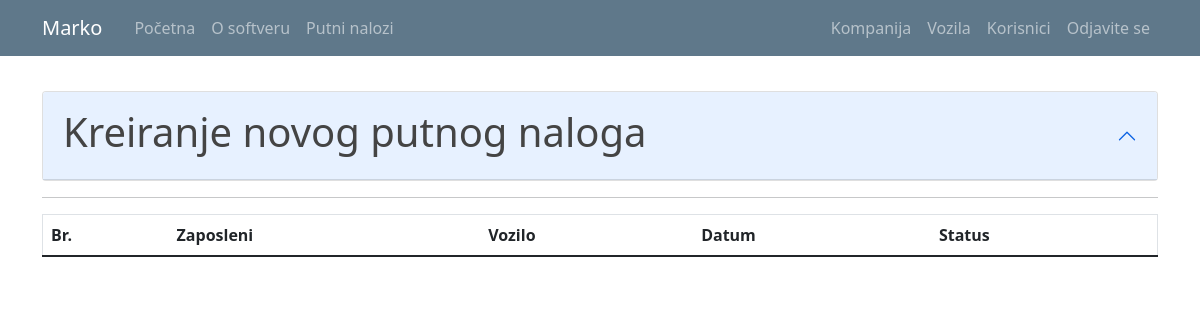
Before: /travel_warrant_list (signed in) with the older database file.
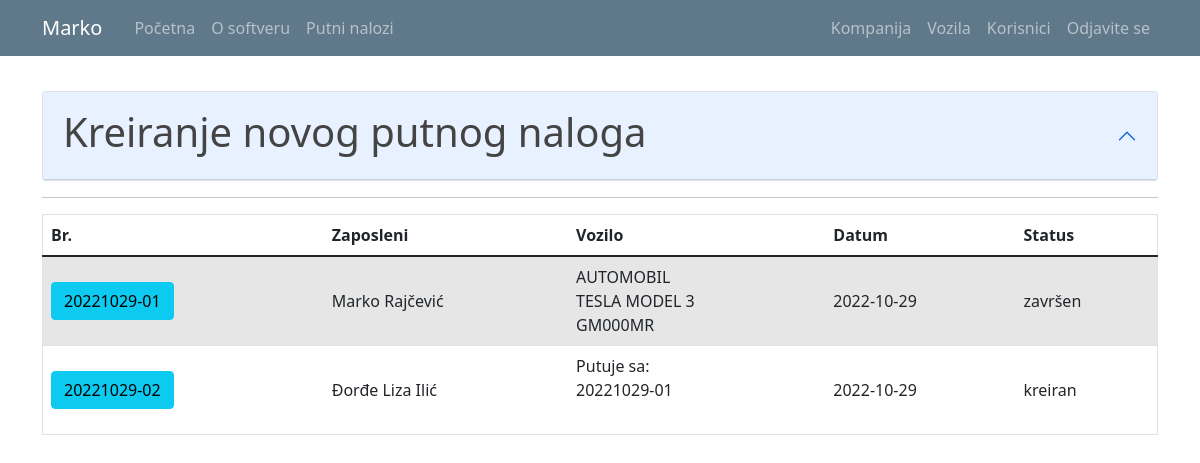
After: the same page with the newer database file.
### putninalozi/models.py (models this page shows, shortened)
class User(db.Model, UserMixin):
    id = db.Column(db.Integer, primary_key=True)
    email = db.Column(db.String(120), unique=True, nullable=False)
    password = db.Column(db.String(60), nullable = False)
    name = db.Column(db.String(20), unique=False, nullable=False)
    surname = db.Column(db.String(20), unique=False, nullable=False)
    gender = db.Column(db.String(1)) #(0, "srednji"), (1, "muški"), (2, "ženski")
    workplace = db.Column(db.String(20), unique=False, nullable=False)
    authorization = db.Column(db.String(10), nullable = False) # ovde treba da budu tipovi korisnika: S_admin, C_admin, C_user
    company_id = db.Column(db.Integer, db.ForeignKey('company.id'), nullable=True)
    default_vehicle = db.Column(db.Integer) #kod radnika koji imaju svoj auto, da bude podrazumevana vrednost id tog vozila
    travelwarrants = db.relationship('TravelWarrant', backref='travelwarrant_user', lazy=True)

class TravelWarrant(db.Model):
    travel_warrant_id = db.Column(db.Integer, primary_key=True)
    travel_warrant_number = db.Column(db.String(50), nullable=False)
    user_id = db.Column(db.Integer, db.ForeignKey('user.id'), nullable=False)
    with_task = db.Column(db.String(50), nullable=False)
    company_id = db.Column(db.Integer, db.ForeignKey('company.id'), nullable=False)
    abroad_contry = db.Column(db.String(50), nullable=True)
    relation = db.Column(db.String(150), nullable=False)
    start_datetime = db.Column(db.DateTime, nullable=True)
    end_datetime = db.Column(db.DateTime, nullable=True)
    vehicle_id = db.Column(db.Integer, db.ForeignKey('vehicle.id'), nullable=True)
    together_with = db.Column(db.String(50), nullable=True)
    personal_type = db.Column(db.String(50), nullable=True)
    personal_brand = db.Column(db.String(50), nullable=True)
    personal_registration = db.Column(db.String(12), nullable=True)
    other = db.Column(db.String(50), nullable=True) #avion, bus, taksi...
    advance_payment = db.Column(db.Integer, nullable=True)
    advance_payment_currency = db.Column(db.String(5), nullable=False)
    daily_wage = db.Column(db.Integer, nullable=False)
    daily_wage_currency = db.Column(db.String(5), nullable=False)
    costs_pays = db.Column(db.String(50), nullable=False)
    km_start = db.Column(db.Integer, nullable=True)
    km_end = db.Column(db.Integer, nullable=True)
    status = db.Column(db.String(15), nullable=False)
    file_name = db.Column(db.String(100), nullable=True) #za PDF fajl
    text_form = db.Column(db.String(1000), nullable=True) #za tekst forme iz pdf fajla
    expenses = db.relationship('TravelWarrantExpenses', backref='trawelwarrantexpenses_travelwarrant', lazy=True)

class Vehicle(db.Model):
    id = db.Column(db.Integer, primary_key=True)
    vehicle_type = db.Column(db.String(10), nullable = False)
    vehicle_brand = db.Column(db.String(10), nullable = False)
    vehicle_registration = db.Column(db.String(12), nullable = False)
    company_id = db.Column(db.Integer, db.ForeignKey('company.id'), nullable=False)
    travelwarrants = db.relationship('TravelWarrant', backref='travelwarrant_vehicle', lazy=True)

### putninalozi/travel_warrants/routes.py (the view)
@travel_warrants.route("/travel_warrant_list", methods=['GET', 'POST'])
def travel_warrant_list():
    if not current_user.is_authenticated:
        flash('Da bi ste pristupili ovoj stranici treba da budete ulogovani.', 'danger')
        return redirect(url_for('users.login'))
    warrants = TravelWarrant.query.all()
    form = PreCreateTravelWarrantForm()
    form.user_id.choices = [(0, '----------')] + [(u.id, u.name+ " " + u.surname) for u in db.session.query(User.id,User.name,User.surname).filter_by(company_id=current_user.user_company.id).order_by('name').all()]
    if form.validate_on_submit():
        korisnik_id = form.user_id.data
        datum = form.start_datetime.data
        return redirect(url_for('travel_warrants.register_tw',korisnik_id=korisnik_id, datum=datum))
    return render_template('travel_warrant_list.html', title='Travel Warrants', warrants=warrants, form=form)

### putninalozi/models.py (called while the page is built)
@login_manager.user_loader
def load_user(user_id):
    return User.query.get(int(user_id))

### putninalozi/templates/travel_warrant_list.html (shortened to what this page needs)
{% extends "layout.html" %}
{% block content %}
{% if current_user.authorization != 'c_user' %}
<form method="POST" action="">
  <div id="accordionZero">
    <br>
    <div class="accordion" id="accordionZero">
      <div class="accordion-item">
        <div class="accordion-header" id="headingZero">
          <button type="button" class="accordion-button" data-toggle="collapse" data-target="#collapseZero" aria-expanded="false" aria-controls="collapseZero">
            <h1>Kreiranje novog putnog naloga</h1>
          </button>
        </div>
      </div>
    </div>
  </div>
{% endif %}
<hr>
<table id="data" border="1" class="table table-striped">
  {% if current_user.authorization == 's_admin' %}
    <thead>
      <tr id="header">
        <th>Br.</th>
        <th>Kompanija</th>
        <th>Zaposleni</th>
        <th>Vozilo</th>
        <th>Status</th>
      </tr>
    </thead>
    <tbody>
      {% for warrant in warrants %}
        <tr>
          <td class="align-middle"> <a class="mr-2 btn btn-info" href="{{ url_for('travel_warrants.travel_warrant_profile', warrant_id=warrant.travel_warrant_id) }}" role="button" title="Uredi Putni Nalog"> {{ warrant.travel_warrant_number }} </a> </td>
          <td class="align-middle"> {{ warrant.travelwarrant_company.companyname }} </td>
          <td class="align-middle"> {{ warrant.travelwarrant_user.name }} {{ warrant.travelwarrant_user.surname }} </td>
          <td class="align-middle"> {% if warrant.together_with %} Putuje sa: <br> {{warrant.together_with}} {% endif %} {{ warrant.other }} {{ warrant.personal_type }} {{ warrant.travelwarrant_vehicle.vehicle_type }} <br> {{warrant.travelwarrant_vehicle.vehicle_brand}} <br> {{warrant.travelwarrant_vehicle.vehicle_registration}} </td>
          <td class="align-middle"> {{ warrant.status }} </td>
        </tr>
      {% endfor %}
    </tbody>
  {% elif current_user.authorization == 'c_admin' %}
    <thead>
      <tr id="header">
        <th>Br.</th>
        <th>Zaposleni</th>
        <th>Vozilo</th>
        <th>Datum</th>
        <th>Status</th>
      </tr>
    </thead>
    <tbody>
      {% for warrant in warrants %}
        {% if current_user.user_company.id == warrant.travelwarrant_company.id %}
          <tr>
            <td class="align-middle"> <a class="mr-2 btn btn-info" href="{{ url_for('travel_warrants.travel_warrant_profile', warrant_id=warrant.travel_warrant_id) }}" role="button" title="Uredi Putni Nalog"> {{ warrant.travel_warrant_number }} </a> </td>
            <td class="align-middle"> {{ warrant.travelwarrant_user.name }} {{ warrant.travelwarrant_user.surname}} </td>
            <td class="align-middle"> {% if warrant.together_with %} Putuje sa: <br> {{warrant.together_with}} {% endif %} {{ warrant.other }} {{ warrant.personal_type }} {{ warrant.travelwarrant_vehicle.vehicle_type }} <br> {{warrant.travelwarrant_vehicle.vehicle_brand}} <br> {{warrant.travelwarrant_vehicle.vehicle_registration}} </td>
            <td class="align-middle"> {{ warrant.start_datetime.date() }} </td>
            <td class="align-middle"> {{ warrant.status }} </td>
          </tr>
        {% endif %}
      {% endfor %}
    </tbody>
  {% endif %}
</table>
</form>
{% endblock content%}

### putninalozi/templates/layout.html (shortened to what this page needs)
<!doctype html>
<html lang="en">
  <head>
    <link rel="stylesheet" href="https://cdn.jsdelivr.net/npm/bootstrap@4.3.1/dist/css/bootstrap.min.css">
    <link rel="stylesheet" type="text/css" href="{{ url_for('static', filename='main.css') }}">
    <link href="https://cdn.jsdelivr.net/npm/bootstrap@5.0.1/dist/css/bootstrap.min.css" rel="stylesheet">
    <link rel="stylesheet" type="text/css" href="https://cdn.datatables.net/1.10.25/css/dataTables.bootstrap5.css">
  </head>
  <body>
    <header class="site-header">
      <nav class="navbar navbar-expand-md navbar-dark bg-steel fixed-top">
        <div class="container">
          <a class="navbar-brand mr-4" href="/">{{ current_user.name }}</a>
          <div class="collapse navbar-collapse" id="navbarToggle">
            <div class="navbar-nav mr-auto">
              {% if current_user.is_authenticated %}
                <a class="nav-item nav-link" href="{{ url_for('main.home') }}">Početna</a>
                <a class="nav-item nav-link" href="{{ url_for('main.about') }}">O softveru</a>
                <a class="nav-item nav-link" href="{{ url_for('travel_warrants.travel_warrant_list') }}">Putni nalozi</a>
              {% else %}
                <a class="nav-item nav-link" href="{{ url_for('main.home') }}">Početna</a>
                <a class="nav-item nav-link" href="{{ url_for('main.about') }}">O softveru</a>
              {% endif %}
            </div>
            <div class="navbar-nav">
              {% if current_user.is_authenticated %}
                {% if current_user.authorization == 's_admin' %}
                  <a class="nav-item nav-link" href="{{ url_for('companys.company_list') }}">Kompanija</a>
                  <a class="nav-item nav-link" href="{{ url_for('vehicles.vehicle_list') }}">Vozila</a>
                  <a class="nav-item nav-link" href="{{ url_for('users.user_list') }}">Korisnici</a>
                  <a class="nav-item nav-link" href="{{ url_for('users.logout') }}">Odjavite se</a>
                {% elif current_user.authorization == 'c_admin'%}
                  <a class="nav-item nav-link" href="{{ url_for('companys.company_list') }}">Kompanija</a>
                  <a class="nav-item nav-link" href="{{ url_for('vehicles.vehicle_list') }}">Vozila</a>
                  <a class="nav-item nav-link" href="{{ url_for('users.user_list') }}">Korisnici</a>
                  <a class="nav-item nav-link" href="{{ url_for('users.logout') }}">Odjavite se</a>
                {% else %}
                  <a class="nav-item nav-link" href="{{ url_for('users.logout') }}">Odjavite se</a>
                {% endif %}
              {% else %}
                <a class="nav-item nav-link" href="{{ url_for('users.login') }}">Prijavljivanje</a>
              {% endif %}
            </div>
          </div>
        </div>
      </nav>
    </header>
    <main role="main" class="container">
      <div class="row">
        <div class="col-md-12">
          {% block content %}{% endblock %}
        </div>
      </div>
    </main>
  </body>
</html>

### putninalozi/static/main.css (style rules this page uses)
body { background: #fafafa; color: #333333; margin-top: 5rem; }
h1, h2, h3, h4, h5, h6 { color: #444444; }
.bg-steel { background-color: #5f788a; }
.site-header .navbar-nav .nav-link { color: #cbd5db; }

Changed rows visible on the page:
added TravelWarrant: travel_warrant_number "20221029-01", travelwarrant_user.name "Marko", travelwarrant_user.surname "Rajčević", travelwarrant_vehicle.vehicle_type "AUTOMOBIL", travelwarrant_vehicle.vehicle_brand "TESLA MODEL 3", travelwarrant_vehicle.vehicle_registration "GM000MR", start_datetime "2022-10-29", status "završen"
added TravelWarrant: travel_warrant_number "20221029-02", travelwarrant_user.name "Đorđe Liza", travelwarrant_user.surname "Ilić", together_with "20221029-01", start_datetime "2022-10-29", status "kreiran"
